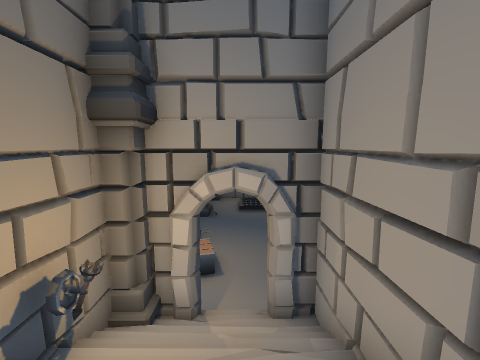
View 1 (above)

12 first-person views from a walk through a Unity game level. The camera is 1.3 m above the floor, tilts 8° down and sees 90° across. The floor is counted in squares, 1 m on a side. Each view is taken from the middle of a square. On the plan, view 1 faces up. The plan holds only what a view shows up to about 12 squares ahead; the rest is blank. The player character is not drawn. Door leaves are left out, so doorways stand open.

View 2
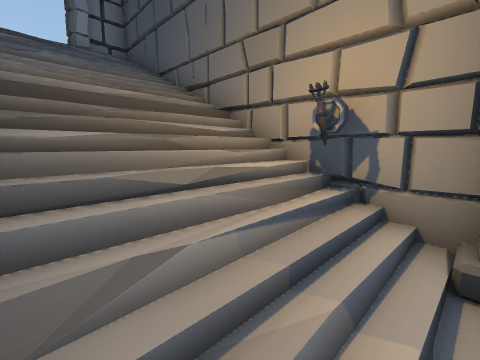

View 3
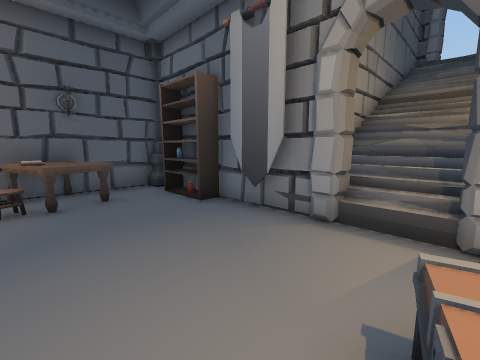

View 4
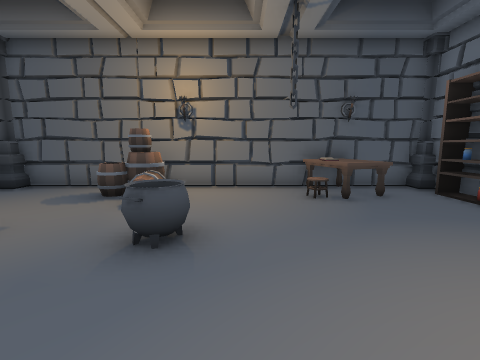

View 5
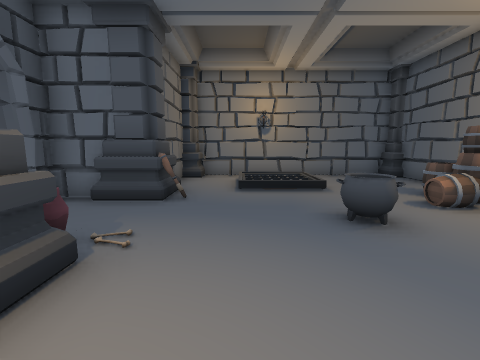

View 6
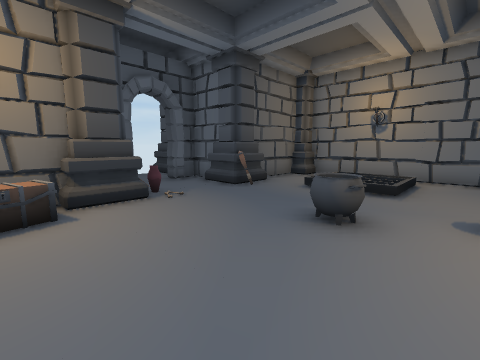

View 7
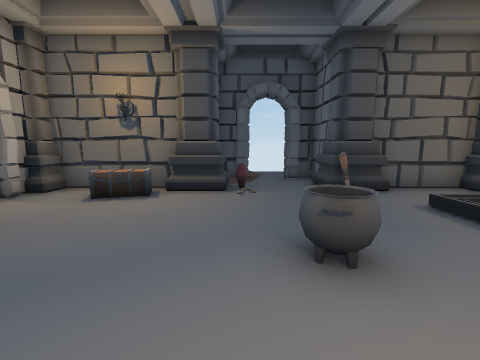

View 8
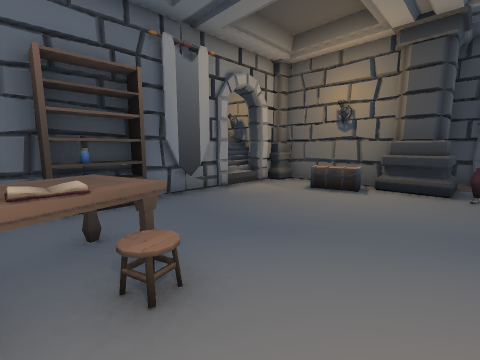

View 9
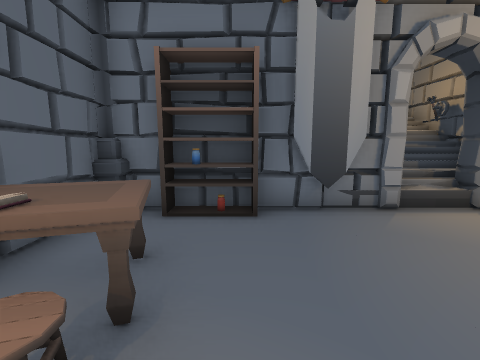

View 10
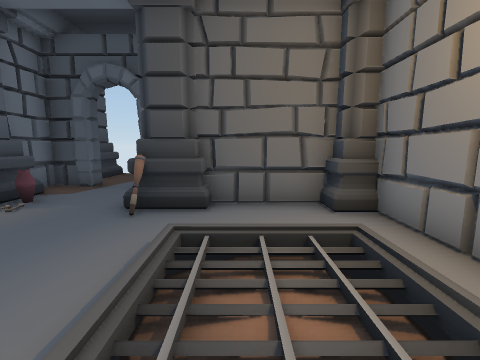

View 11
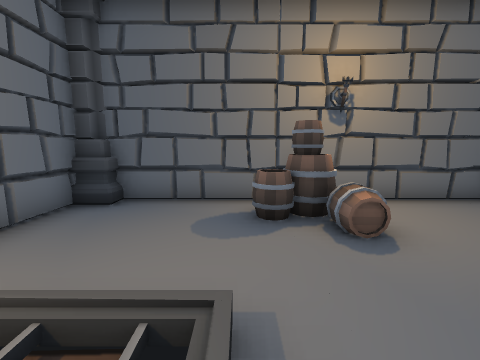

View 12
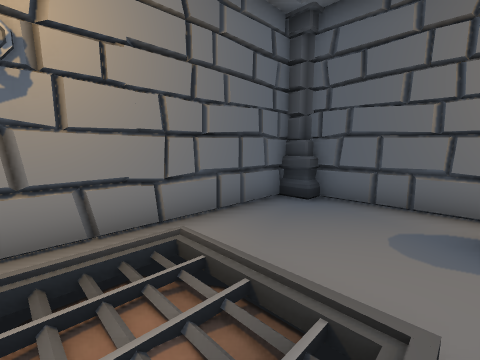

### Floor plan
Key: @ floor where view 1 was taken; # wall or solid block; . main floor; : floor 0.25 m higher than the main floor; + floor 4.5 m higher than the main floor; / step, stairs or slope; D open door; = window, fence, low wall or low ledge; C column; T torch; B books; A table; S shelf; F flag; R barrel; U cauldron; P pot; O other object.
Columns run from 8 left of view 1 to 7 right of it. Each row starts with its distance up from view 1.
 19      ###########
 18      #C.......C#
 17      #..://....#
 16      #../ /....#
 15      #C.///..R.#
 14  #####C......RR#
 13  ..D........RRR#
 12  ..D......UU...#
 11    #..P........#
 10 C#####C........#
  9 CC   #C......OB#
  8      #  .....AB#
  7      #. .....AA#
  6      #.D....SO##
  5      #CD/#F#OS##
  4      #C///##
  3      #T///#
  2      ##///#
  1      #///=#
  0      #//@/#
 -1      #////#
 -2      #///##
 -3      #=//##
 -4      ##+=#
 -5       #DD#

Where each view was taken, in squares from view 1:
view 1: 0 up, 0 right, facing up
view 2: 4 up, 1 right, facing down-left
view 3: 9 up, 1 left, facing down-right
view 4: 11 up, 1 left, facing right
view 5: 8 up, 0 right, facing up
view 6: 8 up, 4 right, facing up-left
view 7: 11 up, 5 right, facing left
view 8: 11 up, 6 right, facing down-left
view 9: 10 up, 4 right, facing down
view 10: 16 up, 3 right, facing left
view 11: 15 up, 1 right, facing right
view 12: 15 up, 1 right, facing up-right
